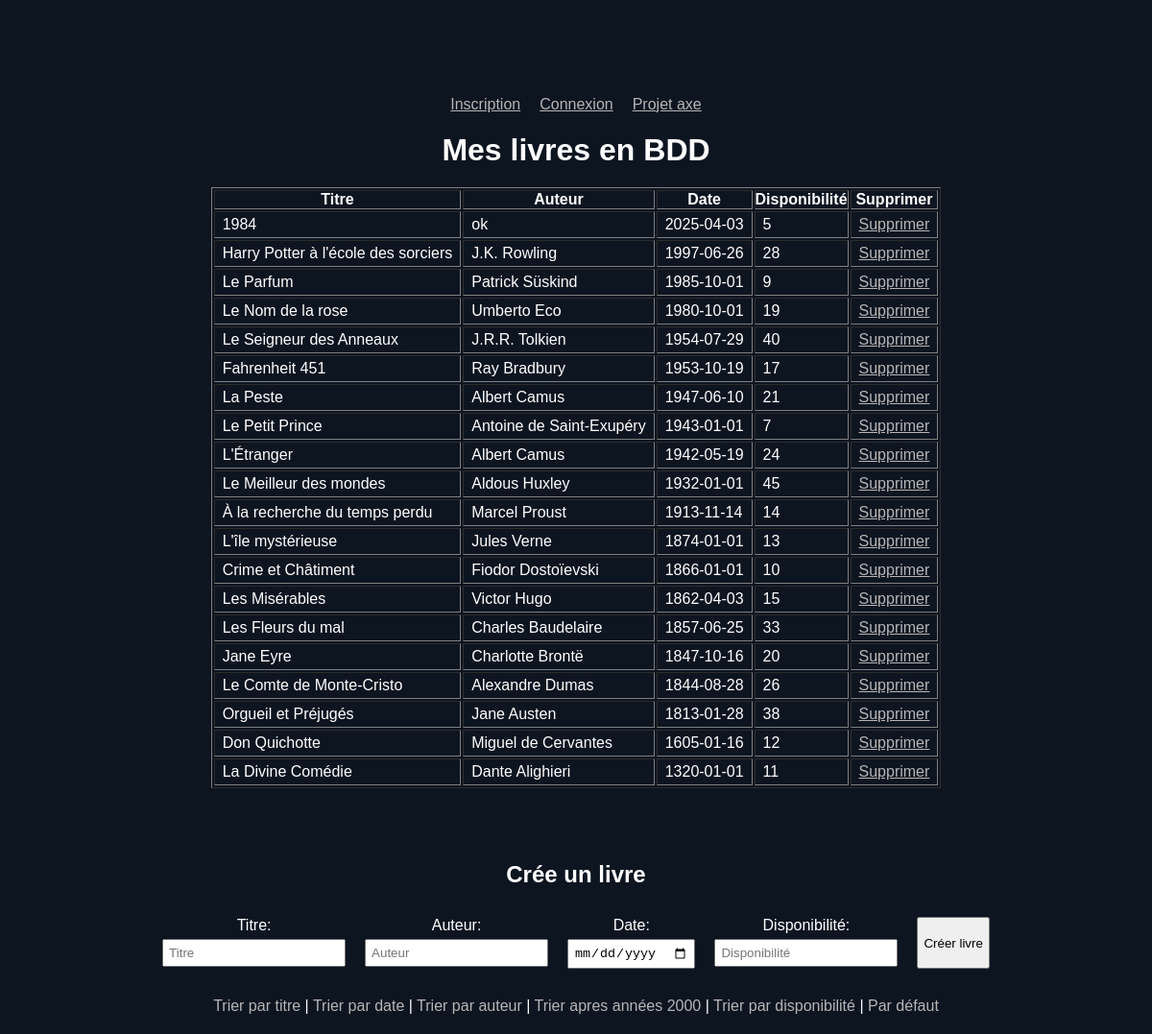
/exercices/index.php?action=date, run on the app's committed database.
### tables this page shows
CREATE TABLE `book` (
  `idbook` int NOT NULL,
  `title` varchar(45) NOT NULL,
  `author` varchar(45) NOT NULL,
  `date_publication` date NOT NULL,
  `availability` int DEFAULT NULL
);

### exercices/index.php (the view, shortened to what this page needs)
<?php
require_once("connexion.php");
if (isset($_GET['action'])) {
    switch ($_GET['action']) {
        case 'date':
            $stmt = $pdo->query("SELECT * FROM book ORDER BY date_publication DESC");
            break;
    }
} else {
    $stmt = $pdo->query("SELECT * FROM book");
}
$books = $stmt->fetchAll(PDO::FETCH_ASSOC);
?>
<!DOCTYPE html>
<html lang="en">
<head>
    <link rel="stylesheet" href="style.css">
</head>
<body>
<div class="flex">
<a href="inscription.php">Inscription</a>
<a href="login.php">Connexion</a>
<a href="../projet-axe/index.php">Projet axe</a>
</div>
<h1 >Mes livres en BDD</h1>
<table border="1">
    <thead>
        <th>Titre</th>
        <th>Auteur</th>
        <th>Date</th>
        <th>Disponibilité</th>
        <th>Supprimer</th>
    </thead>
    <tbody>
        <?php
        foreach ($books as $book) {
            echo "<tr>";
            echo "<td>" . $book["title"] . "</td>";
            echo "<td>" . $book["author"] . "</td>";
            echo "<td>" . $book["date_publication"] . "</td>";
            echo "<td>" . $book["availability"] . "</td>";
            echo "<td><a href='?id_book=" . $book["idbook"] . "&action=delete'>Supprimer</a></td>";
            echo "</tr>";
        }
        ?>
    </tbody>
</table>
<br><br>
<form class="form" method="POST">
<h2>Crée un livre</h2>
    <div class="create">
        <div class="write">
            <label for="title">Titre:</label>
            <input type="text" name="title" id="title" placeholder="Titre">
        </div>
        <div class="write">
            <label for="author">Auteur:</label>
            <input type="text" name="author" id="author" placeholder="Auteur">
        </div>
        <div class="write">
            <label for="date_publication">Date:</label>
            <input type="date" name="date_publication" id="date_publication">
        </div>
        <div class="write">
            <label for="availability">Disponibilité:</label>
            <input type="number" name="availability" id="availability" placeholder="Disponibilité">
        </div>
        <input type="submit" name="create" value="Créer livre">
    </div>
    <div class="trier">
        <a class="tri" href="?action=title">Trier par titre</a> |
        <a class="tri" href="?action=date">Trier par date</a> |
        <a class="tri" href="?action=author">Trier par auteur</a> |
        <a class="tri" href="?action=two">Trier apres années 2000</a> |
        <a class="tri" href="?action=dispo">Trier par disponibilité</a> |
        <a class="tri" href="?action=default">Par défaut</a>
    </div>
</form>
</body>
</html>

### exercices/style.css (style rules this page uses)
* { box-sizing: border-box; padding: 0; margin: 0; }
body { font-family: Arial, sans-serif; background-color: #0d1521; color: white; display: flex; flex-direction: column; gap: 20px; padding: 20px; justify-content: center; align-items: center; height: 100%; margin: 0; }
td { padding: 4px 8px; }
a { color: rgb(182, 182, 182); }
.tri { text-decoration: none; }
.form { display: flex; gap: 30px; flex-direction: column; text-align: center; }
input { padding: 5px; }
.create { display: flex; gap: 20px; }
.write { display: flex; flex-direction: column; gap: 5px; }
.flex { display: flex; gap: 20px; margin-top: 5rem; }

### data on the page
book: title "1984", author "ok", date_publication "2025-04-03", availability "5"
book: title "Harry Potter à l'école des sorciers", author "J.K. Rowling", date_publication "1997-06-26", availability "28"
book: title "Le Parfum", author "Patrick Süskind", date_publication "1985-10-01", availability "9"
book: title "Le Nom de la rose", author "Umberto Eco", date_publication "1980-10-01", availability "19"
book: title "Le Seigneur des Anneaux", author "J.R.R. Tolkien", date_publication "1954-07-29", availability "40"
book: title "Fahrenheit 451", author "Ray Bradbury", date_publication "1953-10-19", availability "17"
book: title "La Peste", author "Albert Camus", date_publication "1947-06-10", availability "21"
book: title "Le Petit Prince", author "Antoine de Saint-Exupéry", date_publication "1943-01-01", availability "7"
book: title "L'Étranger", author "Albert Camus", date_publication "1942-05-19", availability "24"
book: title "Le Meilleur des mondes", author "Aldous Huxley", date_publication "1932-01-01", availability "45"
book: title "À la recherche du temps perdu", author "Marcel Proust", date_publication "1913-11-14", availability "14"
book: title "L'île mystérieuse", author "Jules Verne", date_publication "1874-01-01", availability "13"
book: title "Crime et Châtiment", author "Fiodor Dostoïevski", date_publication "1866-01-01", availability "10"
book: title "Les Misérables", author "Victor Hugo", date_publication "1862-04-03", availability "15"
book: title "Les Fleurs du mal", author "Charles Baudelaire", date_publication "1857-06-25", availability "33"
book: title "Jane Eyre", author "Charlotte Brontë", date_publication "1847-10-16", availability "20"
book: title "Le Comte de Monte-Cristo", author "Alexandre Dumas", date_publication "1844-08-28", availability "26"
book: title "Orgueil et Préjugés", author "Jane Austen", date_publication "1813-01-28", availability "38"
book: title "Don Quichotte", author "Miguel de Cervantes", date_publication "1605-01-16", availability "12"
book: title "La Divine Comédie", author "Dante Alighieri", date_publication "1320-01-01", availability "11"
